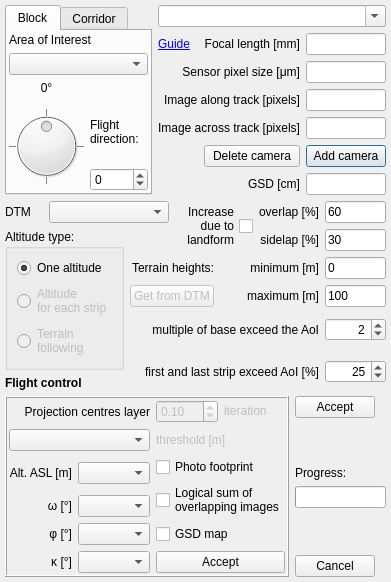
<?xml version="1.0" encoding="UTF-8"?>
<ui version="4.0">
 <class>Dialog</class>
 <widget class="QDialog" name="Dialog">
  <property name="geometry">
   <rect>
    <x>0</x>
    <y>0</y>
    <width>368</width>
    <height>551</height>
   </rect>
  </property>
  <property name="windowTitle">
   <string>Flight Planner</string>
  </property>
  <layout class="QGridLayout" name="gridLayout_3">
   <property name="leftMargin">
    <number>5</number>
   </property>
   <property name="topMargin">
    <number>5</number>
   </property>
   <property name="rightMargin">
    <number>5</number>
   </property>
   <property name="bottomMargin">
    <number>5</number>
   </property>
   <item row="0" column="0">
    <widget class="QTabWidget" name="tabWidget">
     <property name="palette">
      <palette>
       <active>
        <colorrole role="Light">
         <brush brushstyle="SolidPattern">
          <color alpha="255">
           <red>255</red>
           <green>255</green>
           <blue>255</blue>
          </color>
         </brush>
        </colorrole>
       </active>
       <inactive>
        <colorrole role="Light">
         <brush brushstyle="SolidPattern">
          <color alpha="255">
           <red>255</red>
           <green>255</green>
           <blue>255</blue>
          </color>
         </brush>
        </colorrole>
       </inactive>
       <disabled>
        <colorrole role="Light">
         <brush brushstyle="SolidPattern">
          <color alpha="255">
           <red>255</red>
           <green>255</green>
           <blue>255</blue>
          </color>
         </brush>
        </colorrole>
       </disabled>
      </palette>
     </property>
     <property name="layoutDirection">
      <enum>Qt::LeftToRight</enum>
     </property>
     <property name="autoFillBackground">
      <bool>false</bool>
     </property>
     <property name="tabShape">
      <enum>QTabWidget::Rounded</enum>
     </property>
     <property name="currentIndex">
      <number>0</number>
     </property>
     <property name="elideMode">
      <enum>Qt::ElideNone</enum>
     </property>
     <widget class="QWidget" name="Block">
      <attribute name="title">
       <string>Block</string>
      </attribute>
      <layout class="QGridLayout" name="gridLayout_2">
       <property name="leftMargin">
        <number>2</number>
       </property>
       <property name="topMargin">
        <number>2</number>
       </property>
       <property name="rightMargin">
        <number>2</number>
       </property>
       <property name="bottomMargin">
        <number>2</number>
       </property>
       <item row="0" column="0">
        <layout class="QGridLayout" name="gridLayout">
         <item row="0" column="0" colspan="2">
          <widget class="QLabel" name="label_14">
           <property name="text">
            <string>Area of Interest</string>
           </property>
          </widget>
         </item>
         <item row="1" column="0" colspan="2">
          <widget class="QgsMapLayerComboBox" name="aoiMapLayCombB">
           <property name="currentIndex">
            <number>-1</number>
           </property>
           <property name="insertPolicy">
            <enum>QComboBox::NoInsert</enum>
           </property>
          </widget>
         </item>
         <item row="2" column="0">
          <widget class="QLabel" name="label_23">
           <property name="layoutDirection">
            <enum>Qt::LeftToRight</enum>
           </property>
           <property name="text">
            <string>0°</string>
           </property>
           <property name="alignment">
            <set>Qt::AlignCenter</set>
           </property>
          </widget>
         </item>
         <item row="3" column="0" rowspan="2">
          <widget class="QDial" name="dial">
           <property name="cursor">
            <cursorShape>ArrowCursor</cursorShape>
           </property>
           <property name="minimum">
            <number>0</number>
           </property>
           <property name="maximum">
            <number>360</number>
           </property>
           <property name="singleStep">
            <number>1</number>
           </property>
           <property name="pageStep">
            <number>0</number>
           </property>
           <property name="value">
            <number>180</number>
           </property>
           <property name="sliderPosition">
            <number>180</number>
           </property>
           <property name="tracking">
            <bool>true</bool>
           </property>
           <property name="orientation">
            <enum>Qt::Horizontal</enum>
           </property>
           <property name="invertedAppearance">
            <bool>false</bool>
           </property>
           <property name="invertedControls">
            <bool>false</bool>
           </property>
           <property name="wrapping">
            <bool>true</bool>
           </property>
           <property name="notchTarget">
            <double>90.000000000000000</double>
           </property>
           <property name="notchesVisible">
            <bool>true</bool>
           </property>
          </widget>
         </item>
         <item row="3" column="1">
          <widget class="QLabel" name="label_25">
           <property name="text">
            <string>Flight direction:</string>
           </property>
           <property name="wordWrap">
            <bool>true</bool>
           </property>
          </widget>
         </item>
         <item row="4" column="1">
          <widget class="QSpinBox" name="sBdirection">
           <property name="wrapping">
            <bool>true</bool>
           </property>
           <property name="minimum">
            <number>0</number>
           </property>
           <property name="maximum">
            <number>359</number>
           </property>
           <property name="singleStep">
            <number>1</number>
           </property>
          </widget>
         </item>
        </layout>
       </item>
      </layout>
     </widget>
     <widget class="QWidget" name="Corridor">
      <attribute name="title">
       <string>Corridor</string>
      </attribute>
      <layout class="QGridLayout" name="gridLayout_5">
       <property name="leftMargin">
        <number>2</number>
       </property>
       <property name="topMargin">
        <number>2</number>
       </property>
       <property name="rightMargin">
        <number>2</number>
       </property>
       <property name="bottomMargin">
        <number>2</number>
       </property>
       <item row="0" column="0">
        <layout class="QGridLayout" name="gridLayout_4">
         <item row="0" column="0">
          <widget class="QLabel" name="label_19">
           <property name="text">
            <string>Corridor line</string>
           </property>
          </widget>
         </item>
         <item row="3" column="0">
          <widget class="QDoubleSpinBox" name="dSpinBoxBuffer">
           <property name="layoutDirection">
            <enum>Qt::LeftToRight</enum>
           </property>
           <property name="alignment">
            <set>Qt::AlignRight|Qt::AlignTrailing|Qt::AlignVCenter</set>
           </property>
           <property name="decimals">
            <number>2</number>
           </property>
           <property name="minimum">
            <double>0.100000000000000</double>
           </property>
           <property name="maximum">
            <double>100000.000000000000000</double>
           </property>
           <property name="value">
            <double>0.100000000000000</double>
           </property>
          </widget>
         </item>
         <item row="1" column="0">
          <widget class="QgsMapLayerComboBox" name="corMapLayCombB">
           <property name="currentIndex">
            <number>-1</number>
           </property>
           <property name="insertPolicy">
            <enum>QComboBox::NoInsert</enum>
           </property>
          </widget>
         </item>
         <item row="2" column="0">
          <widget class="QLabel" name="label_20">
           <property name="text">
            <string>Buffer size [m]</string>
           </property>
          </widget>
         </item>
         <item row="4" column="0">
          <spacer name="verticalSpacer">
           <property name="orientation">
            <enum>Qt::Vertical</enum>
           </property>
           <property name="sizeHint" stdset="0">
            <size>
             <width>20</width>
             <height>40</height>
            </size>
           </property>
          </spacer>
         </item>
        </layout>
       </item>
      </layout>
     </widget>
    </widget>
   </item>
   <item row="0" column="1">
    <layout class="QGridLayout" name="gridLayout_6">
     <item row="0" column="0" colspan="4">
      <widget class="QComboBox" name="combBcam">
       <property name="sizePolicy">
        <sizepolicy hsizetype="MinimumExpanding" vsizetype="Fixed">
         <horstretch>0</horstretch>
         <verstretch>0</verstretch>
        </sizepolicy>
       </property>
       <property name="editable">
        <bool>true</bool>
       </property>
       <property name="currentText">
        <string/>
       </property>
       <property name="currentIndex">
        <number>-1</number>
       </property>
      </widget>
     </item>
     <item row="1" column="0">
      <widget class="QLabel" name="labelGuide">
       <property name="text">
        <string>&lt;html&gt;&lt;head/&gt;&lt;body&gt;&lt;p&gt;&lt;a href=&quot;https://github.com/JMG30/flight_planner/wiki/Guide&quot;&gt;&lt;span style=&quot; text-decoration: underline; color:#0000ff;&quot;&gt;Guide&lt;/span&gt;&lt;/a&gt;&lt;/p&gt;&lt;/body&gt;&lt;/html&gt;</string>
       </property>
       <property name="openExternalLinks">
        <bool>true</bool>
       </property>
      </widget>
     </item>
     <item row="1" column="1" colspan="2">
      <widget class="QLabel" name="label_28">
       <property name="text">
        <string>Focal length [mm]</string>
       </property>
       <property name="alignment">
        <set>Qt::AlignRight|Qt::AlignTrailing|Qt::AlignVCenter</set>
       </property>
      </widget>
     </item>
     <item row="1" column="3">
      <widget class="QLineEdit" name="lEfocal">
       <property name="sizePolicy">
        <sizepolicy hsizetype="Maximum" vsizetype="Fixed">
         <horstretch>0</horstretch>
         <verstretch>0</verstretch>
        </sizepolicy>
       </property>
       <property name="text">
        <string/>
       </property>
      </widget>
     </item>
     <item row="2" column="0" colspan="3">
      <widget class="QLabel" name="label_30">
       <property name="text">
        <string>Sensor pixel size [μm]</string>
       </property>
       <property name="alignment">
        <set>Qt::AlignRight|Qt::AlignTrailing|Qt::AlignVCenter</set>
       </property>
      </widget>
     </item>
     <item row="2" column="3">
      <widget class="QLineEdit" name="lEsensor">
       <property name="sizePolicy">
        <sizepolicy hsizetype="Maximum" vsizetype="Fixed">
         <horstretch>0</horstretch>
         <verstretch>0</verstretch>
        </sizepolicy>
       </property>
       <property name="text">
        <string/>
       </property>
      </widget>
     </item>
     <item row="3" column="0" colspan="3">
      <widget class="QLabel" name="label_29">
       <property name="text">
        <string>Image along track [pixels]</string>
       </property>
       <property name="alignment">
        <set>Qt::AlignRight|Qt::AlignTrailing|Qt::AlignVCenter</set>
       </property>
      </widget>
     </item>
     <item row="3" column="3">
      <widget class="QLineEdit" name="lEalong">
       <property name="sizePolicy">
        <sizepolicy hsizetype="Maximum" vsizetype="Fixed">
         <horstretch>0</horstretch>
         <verstretch>0</verstretch>
        </sizepolicy>
       </property>
       <property name="text">
        <string/>
       </property>
      </widget>
     </item>
     <item row="4" column="0" colspan="3">
      <widget class="QLabel" name="label_26">
       <property name="text">
        <string>Image across track [pixels]</string>
       </property>
       <property name="alignment">
        <set>Qt::AlignRight|Qt::AlignTrailing|Qt::AlignVCenter</set>
       </property>
      </widget>
     </item>
     <item row="4" column="3">
      <widget class="QLineEdit" name="lEacross">
       <property name="sizePolicy">
        <sizepolicy hsizetype="Maximum" vsizetype="Fixed">
         <horstretch>0</horstretch>
         <verstretch>0</verstretch>
        </sizepolicy>
       </property>
       <property name="text">
        <string/>
       </property>
      </widget>
     </item>
     <item row="6" column="1" colspan="2">
      <widget class="QLabel" name="label_24">
       <property name="text">
        <string>GSD [cm]</string>
       </property>
       <property name="alignment">
        <set>Qt::AlignRight|Qt::AlignTrailing|Qt::AlignVCenter</set>
       </property>
      </widget>
     </item>
     <item row="6" column="3">
      <widget class="QLineEdit" name="lEgsd">
       <property name="sizePolicy">
        <sizepolicy hsizetype="Maximum" vsizetype="Fixed">
         <horstretch>0</horstretch>
         <verstretch>0</verstretch>
        </sizepolicy>
       </property>
       <property name="text">
        <string/>
       </property>
       <property name="maxLength">
        <number>5</number>
       </property>
      </widget>
     </item>
     <item row="5" column="3">
      <widget class="QPushButton" name="pBaddCamera">
       <property name="sizePolicy">
        <sizepolicy hsizetype="Preferred" vsizetype="Fixed">
         <horstretch>0</horstretch>
         <verstretch>0</verstretch>
        </sizepolicy>
       </property>
       <property name="text">
        <string>Add camera</string>
       </property>
      </widget>
     </item>
     <item row="5" column="1" colspan="2">
      <widget class="QPushButton" name="pBdelCamera">
       <property name="sizePolicy">
        <sizepolicy hsizetype="Preferred" vsizetype="Fixed">
         <horstretch>0</horstretch>
         <verstretch>0</verstretch>
        </sizepolicy>
       </property>
       <property name="text">
        <string>Delete camera</string>
       </property>
      </widget>
     </item>
    </layout>
   </item>
   <item row="1" column="0" colspan="2">
    <layout class="QGridLayout" name="gridLayout_7">
     <item row="0" column="0">
      <widget class="QLabel" name="label_32">
       <property name="text">
        <string>DTM</string>
       </property>
      </widget>
     </item>
     <item row="0" column="4" rowspan="2" colspan="2">
      <widget class="QCheckBox" name="cBincreaseOverlap">
       <property name="layoutDirection">
        <enum>Qt::RightToLeft</enum>
       </property>
       <property name="text">
        <string>Increase 
due to
landform</string>
       </property>
       <property name="checked">
        <bool>false</bool>
       </property>
      </widget>
     </item>
     <item row="0" column="6">
      <widget class="QLabel" name="label_31">
       <property name="text">
        <string>overlap [%]</string>
       </property>
       <property name="alignment">
        <set>Qt::AlignRight|Qt::AlignTrailing|Qt::AlignVCenter</set>
       </property>
      </widget>
     </item>
     <item row="0" column="7">
      <widget class="QLineEdit" name="lEp">
       <property name="sizePolicy">
        <sizepolicy hsizetype="Maximum" vsizetype="Fixed">
         <horstretch>0</horstretch>
         <verstretch>0</verstretch>
        </sizepolicy>
       </property>
       <property name="text">
        <string>60</string>
       </property>
       <property name="maxLength">
        <number>5</number>
       </property>
      </widget>
     </item>
     <item row="1" column="6">
      <widget class="QLabel" name="label_27">
       <property name="layoutDirection">
        <enum>Qt::LeftToRight</enum>
       </property>
       <property name="text">
        <string>sidelap [%]</string>
       </property>
       <property name="alignment">
        <set>Qt::AlignRight|Qt::AlignTrailing|Qt::AlignVCenter</set>
       </property>
      </widget>
     </item>
     <item row="1" column="7">
      <widget class="QLineEdit" name="lEq">
       <property name="sizePolicy">
        <sizepolicy hsizetype="Maximum" vsizetype="Fixed">
         <horstretch>0</horstretch>
         <verstretch>0</verstretch>
        </sizepolicy>
       </property>
       <property name="text">
        <string>30</string>
       </property>
       <property name="maxLength">
        <number>5</number>
       </property>
      </widget>
     </item>
     <item row="2" column="3" colspan="2">
      <widget class="QLabel" name="label_33">
       <property name="text">
        <string>Terrain heights:</string>
       </property>
       <property name="alignment">
        <set>Qt::AlignRight|Qt::AlignTrailing|Qt::AlignVCenter</set>
       </property>
      </widget>
     </item>
     <item row="2" column="5" colspan="2">
      <widget class="QLabel" name="label_34">
       <property name="text">
        <string>minimum [m]</string>
       </property>
       <property name="alignment">
        <set>Qt::AlignRight|Qt::AlignTrailing|Qt::AlignVCenter</set>
       </property>
      </widget>
     </item>
     <item row="2" column="7">
      <widget class="QLineEdit" name="lEminH">
       <property name="sizePolicy">
        <sizepolicy hsizetype="Maximum" vsizetype="Fixed">
         <horstretch>0</horstretch>
         <verstretch>0</verstretch>
        </sizepolicy>
       </property>
       <property name="text">
        <string>0</string>
       </property>
       <property name="maxLength">
        <number>8</number>
       </property>
      </widget>
     </item>
     <item row="3" column="3" colspan="2">
      <widget class="QPushButton" name="pBgetHeights">
       <property name="enabled">
        <bool>false</bool>
       </property>
       <property name="text">
        <string>Get from DTM</string>
       </property>
      </widget>
     </item>
     <item row="3" column="5" colspan="2">
      <widget class="QLabel" name="label_35">
       <property name="text">
        <string>maximum [m]</string>
       </property>
       <property name="alignment">
        <set>Qt::AlignRight|Qt::AlignTrailing|Qt::AlignVCenter</set>
       </property>
      </widget>
     </item>
     <item row="3" column="7">
      <widget class="QLineEdit" name="lEmaxH">
       <property name="sizePolicy">
        <sizepolicy hsizetype="Maximum" vsizetype="Fixed">
         <horstretch>0</horstretch>
         <verstretch>0</verstretch>
        </sizepolicy>
       </property>
       <property name="text">
        <string>100</string>
       </property>
       <property name="maxLength">
        <number>8</number>
       </property>
      </widget>
     </item>
     <item row="6" column="7" rowspan="2">
      <widget class="QSpinBox" name="sBexceedingExtremeStrips">
       <property name="sizePolicy">
        <sizepolicy hsizetype="Preferred" vsizetype="Fixed">
         <horstretch>0</horstretch>
         <verstretch>0</verstretch>
        </sizepolicy>
       </property>
       <property name="alignment">
        <set>Qt::AlignRight|Qt::AlignTrailing|Qt::AlignVCenter</set>
       </property>
       <property name="maximum">
        <number>99</number>
       </property>
       <property name="value">
        <number>25</number>
       </property>
      </widget>
     </item>
     <item row="4" column="7" rowspan="2">
      <widget class="QSpinBox" name="sBmultipleBase">
       <property name="sizePolicy">
        <sizepolicy hsizetype="Preferred" vsizetype="Fixed">
         <horstretch>0</horstretch>
         <verstretch>0</verstretch>
        </sizepolicy>
       </property>
       <property name="layoutDirection">
        <enum>Qt::LeftToRight</enum>
       </property>
       <property name="alignment">
        <set>Qt::AlignRight|Qt::AlignTrailing|Qt::AlignVCenter</set>
       </property>
       <property name="value">
        <number>2</number>
       </property>
      </widget>
     </item>
     <item row="4" column="3" rowspan="2" colspan="4">
      <widget class="QLabel" name="label_36">
       <property name="text">
        <string>multiple of base exceed the AoI</string>
       </property>
       <property name="alignment">
        <set>Qt::AlignRight|Qt::AlignTrailing|Qt::AlignVCenter</set>
       </property>
      </widget>
     </item>
     <item row="6" column="3" rowspan="2" colspan="4">
      <widget class="QLabel" name="label_37">
       <property name="text">
        <string>first and last strip exceed AoI [%]</string>
       </property>
       <property name="alignment">
        <set>Qt::AlignRight|Qt::AlignTrailing|Qt::AlignVCenter</set>
       </property>
       <property name="wordWrap">
        <bool>true</bool>
       </property>
      </widget>
     </item>
     <item row="7" column="0" colspan="3">
      <widget class="QLabel" name="label_38">
       <property name="text">
        <string>&lt;html&gt;&lt;head/&gt;&lt;body&gt;&lt;p&gt;&lt;span style=&quot; font-size:9pt; font-weight:600;&quot;&gt;Flight control&lt;/span&gt;&lt;/p&gt;&lt;/body&gt;&lt;/html&gt;</string>
       </property>
      </widget>
     </item>
     <item row="1" column="0" rowspan="6" colspan="3">
      <widget class="QGroupBox" name="groupBox_2">
       <property name="title">
        <string>Altitude type:</string>
       </property>
       <layout class="QGridLayout" name="gridLayout_8">
        <item row="0" column="0">
         <layout class="QVBoxLayout" name="verticalLayout">
          <item>
           <widget class="QRadioButton" name="rBoneAltitude">
            <property name="text">
             <string>One altitude</string>
            </property>
            <property name="checked">
             <bool>true</bool>
            </property>
           </widget>
          </item>
          <item>
           <widget class="QRadioButton" name="rBstripsAltitude">
            <property name="enabled">
             <bool>false</bool>
            </property>
            <property name="text">
             <string>Altitude 
for each strip</string>
            </property>
           </widget>
          </item>
          <item>
           <widget class="QRadioButton" name="rBterrainFollowing">
            <property name="enabled">
             <bool>false</bool>
            </property>
            <property name="text">
             <string>Terrain
following</string>
            </property>
           </widget>
          </item>
         </layout>
        </item>
       </layout>
      </widget>
     </item>
     <item row="0" column="1" colspan="3">
      <widget class="QgsMapLayerComboBox" name="dtmMapLayCombB">
       <property name="currentIndex">
        <number>-1</number>
       </property>
       <property name="insertPolicy">
        <enum>QComboBox::NoInsert</enum>
       </property>
      </widget>
     </item>
    </layout>
   </item>
   <item row="2" column="0" colspan="2">
    <layout class="QGridLayout" name="gridLayout_9">
     <item row="0" column="0" rowspan="6">
      <widget class="QFrame" name="frame">
       <property name="frameShape">
        <enum>QFrame::Box</enum>
       </property>
       <property name="frameShadow">
        <enum>QFrame::Raised</enum>
       </property>
       <layout class="QGridLayout" name="gridLayout_10">
        <property name="leftMargin">
         <number>2</number>
        </property>
        <property name="topMargin">
         <number>2</number>
        </property>
        <property name="rightMargin">
         <number>2</number>
        </property>
        <property name="bottomMargin">
         <number>2</number>
        </property>
        <item row="0" column="0">
         <layout class="QGridLayout" name="gridLayout_11">
          <item row="0" column="0" colspan="2">
           <widget class="QLabel" name="label_39">
            <property name="text">
             <string>Projection centres layer</string>
            </property>
            <property name="alignment">
             <set>Qt::AlignRight|Qt::AlignTrailing|Qt::AlignVCenter</set>
            </property>
           </widget>
          </item>
          <item row="0" column="2">
           <widget class="QDoubleSpinBox" name="dSpinBoxThreshold">
            <property name="enabled">
             <bool>false</bool>
            </property>
            <property name="minimum">
             <double>0.010000000000000</double>
            </property>
            <property name="singleStep">
             <double>0.010000000000000</double>
            </property>
            <property name="value">
             <double>0.100000000000000</double>
            </property>
           </widget>
          </item>
          <item row="0" column="3">
           <widget class="QLabel" name="label_iteration">
            <property name="enabled">
             <bool>false</bool>
            </property>
            <property name="text">
             <string>&lt;html&gt;&lt;head/&gt;&lt;body&gt;&lt;p&gt;iteration&lt;/p&gt;&lt;/body&gt;&lt;/html&gt;</string>
            </property>
           </widget>
          </item>
          <item row="1" column="0" colspan="2">
           <widget class="QgsMapLayerComboBox" name="pcMapLayCombB">
            <property name="currentIndex">
             <number>-1</number>
            </property>
            <property name="insertPolicy">
             <enum>QComboBox::NoInsert</enum>
            </property>
           </widget>
          </item>
          <item row="1" column="2" colspan="2">
           <widget class="QLabel" name="label_threshold">
            <property name="enabled">
             <bool>false</bool>
            </property>
            <property name="text">
             <string>threshold [m]</string>
            </property>
           </widget>
          </item>
          <item row="2" column="0" rowspan="2">
           <widget class="QLabel" name="label_40">
            <property name="text">
             <string>Alt. ASL [m]</string>
            </property>
            <property name="alignment">
             <set>Qt::AlignRight|Qt::AlignTrailing|Qt::AlignVCenter</set>
            </property>
           </widget>
          </item>
          <item row="2" column="1" rowspan="2">
           <widget class="QgsFieldComboBox" name="altitudeFieldComboBox"/>
          </item>
          <item row="2" column="2" colspan="2">
           <widget class="QCheckBox" name="cBfootprint">
            <property name="layoutDirection">
             <enum>Qt::LeftToRight</enum>
            </property>
            <property name="text">
             <string>Photo footprint</string>
            </property>
           </widget>
          </item>
          <item row="3" column="2" rowspan="2" colspan="2">
           <widget class="QCheckBox" name="cBoverlapPict">
            <property name="text">
             <string>Logical sum of 
overlapping images</string>
            </property>
           </widget>
          </item>
          <item row="4" column="0">
           <widget class="QLabel" name="label_41">
            <property name="text">
             <string>ω [°]</string>
            </property>
            <property name="alignment">
             <set>Qt::AlignRight|Qt::AlignTrailing|Qt::AlignVCenter</set>
            </property>
           </widget>
          </item>
          <item row="4" column="1">
           <widget class="QgsFieldComboBox" name="omegaFieldComboBox"/>
          </item>
          <item row="5" column="0">
           <widget class="QLabel" name="label_42">
            <property name="text">
             <string>φ [°]</string>
            </property>
            <property name="alignment">
             <set>Qt::AlignRight|Qt::AlignTrailing|Qt::AlignVCenter</set>
            </property>
           </widget>
          </item>
          <item row="5" column="1">
           <widget class="QgsFieldComboBox" name="phiFieldComboBox"/>
          </item>
          <item row="5" column="2" colspan="2">
           <widget class="QCheckBox" name="cBgsdMap">
            <property name="text">
             <string>GSD map</string>
            </property>
           </widget>
          </item>
          <item row="6" column="0">
           <widget class="QLabel" name="label_43">
            <property name="text">
             <string>κ [°]</string>
            </property>
            <property name="alignment">
             <set>Qt::AlignRight|Qt::AlignTrailing|Qt::AlignVCenter</set>
            </property>
           </widget>
          </item>
          <item row="6" column="1">
           <widget class="QgsFieldComboBox" name="kappaFieldComboBox"/>
          </item>
          <item row="6" column="2" colspan="2">
           <widget class="QPushButton" name="pBacceptControl">
            <property name="text">
             <string>Accept</string>
            </property>
           </widget>
          </item>
         </layout>
        </item>
       </layout>
      </widget>
     </item>
     <item row="0" column="1">
      <widget class="QPushButton" name="pBaccept">
       <property name="sizePolicy">
        <sizepolicy hsizetype="Maximum" vsizetype="Fixed">
         <horstretch>0</horstretch>
         <verstretch>0</verstretch>
        </sizepolicy>
       </property>
       <property name="text">
        <string>Accept</string>
       </property>
      </widget>
     </item>
     <item row="1" column="1">
      <spacer name="verticalSpacer_3">
       <property name="orientation">
        <enum>Qt::Vertical</enum>
       </property>
       <property name="sizeHint" stdset="0">
        <size>
         <width>56</width>
         <height>22</height>
        </size>
       </property>
      </spacer>
     </item>
     <item row="2" column="1">
      <widget class="QLabel" name="label_44">
       <property name="text">
        <string>Progress:</string>
       </property>
      </widget>
     </item>
     <item row="3" column="1">
      <widget class="QProgressBar" name="progressBar">
       <property name="sizePolicy">
        <sizepolicy hsizetype="Maximum" vsizetype="Fixed">
         <horstretch>0</horstretch>
         <verstretch>0</verstretch>
        </sizepolicy>
       </property>
      </widget>
     </item>
     <item row="4" column="1">
      <spacer name="verticalSpacer_4">
       <property name="orientation">
        <enum>Qt::Vertical</enum>
       </property>
       <property name="sizeHint" stdset="0">
        <size>
         <width>57</width>
         <height>16</height>
        </size>
       </property>
      </spacer>
     </item>
     <item row="5" column="1">
      <widget class="QPushButton" name="pBcancel">
       <property name="sizePolicy">
        <sizepolicy hsizetype="Maximum" vsizetype="Fixed">
         <horstretch>0</horstretch>
         <verstretch>0</verstretch>
        </sizepolicy>
       </property>
       <property name="text">
        <string>Cancel</string>
       </property>
      </widget>
     </item>
    </layout>
   </item>
  </layout>
 </widget>
 <customwidgets>
  <customwidget>
   <class>QgsFieldComboBox</class>
   <extends>QComboBox</extends>
   <header>qgsfieldcombobox.h</header>
  </customwidget>
  <customwidget>
   <class>QgsMapLayerComboBox</class>
   <extends>QComboBox</extends>
   <header>qgsmaplayercombobox.h</header>
  </customwidget>
 </customwidgets>
 <resources/>
 <connections/>
</ui>
